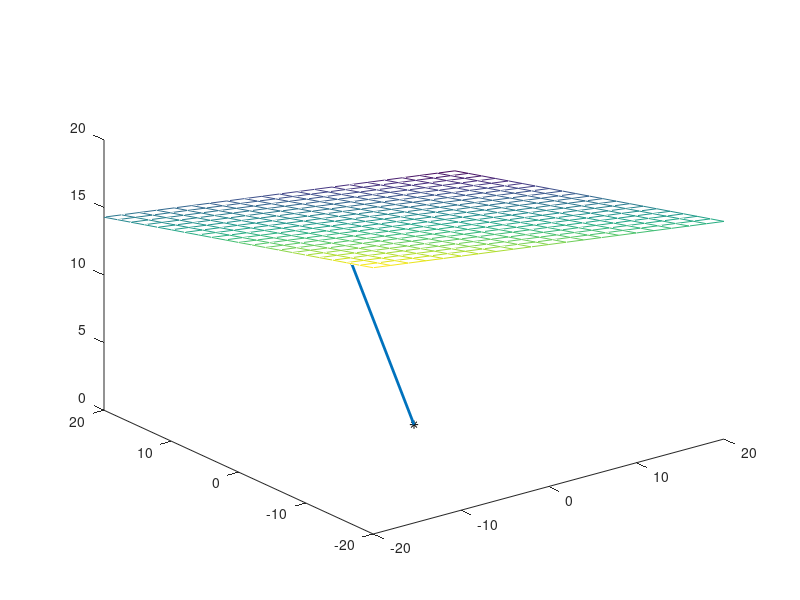

Recreate this plot in MATLAB. (Note: this script raises an error after producing the figure.)

addpath(genpath('../'))


clear all;close all;clc;

mu = 1.5 ; % refractive index of medium

fprintf('Testing Forward Projection for Case 1: Air-Medium\n')

fprintf('Case 1: Air-Medium. Refractive index of medium = %f\n',mu);

COP = [0;0;0];  % Camera coordinate system is origin

% generate a flat refractive layer at distance d0
d0 = 15;

% generate random normal of the flat refractive layer
n = [randn(1)*0.3 ; randn(1)*0.3 ; -1 + randn(1)*0.3];
n = n/sqrt(n'*n);
if(n(3)>=0)
    n = -n;
end

% display
figure;plot3(COP(1),COP(2),COP(3),'k-*');hold on;
[xx,yy] = meshgrid(-20:2:20,-20:2:20);
zz = (-d0 - n(1)*xx - n(2)*yy)/n(3);
mesh(xx,yy,zz);hold on

% Now we generate image points and find the final refracted ray working
% from the camera.
Ntrial = 100;
fprintf('Testing %d feature points\n',Ntrial);

deltad = 5;

for trial = 1:Ntrial
    % generate random image feature point in normalized coordinate system
    x2D = rand(2,1) - 0.5;

    rayD = [x2D ; 1];

    %find intersection of this ray with the flat refracting plane
    lamda = -d0/(n'*rayD);

    % lamda should be > 0 so that 3D point is in front
    while(lamda < 0)
        x2D = rand(2,1) - 0.5;
        rayD = [x2D ; 1];
        %find intersection of this ray with the flat plane
        % lamda*vi should lie on the plane
        lamda = -d0/(n'*rayD);
    end

    q = lamda*rayD; % q lies on flat refracting plane


    line([COP(1) ; q(1)], [COP(2) ; q(2)],[COP(3) ; q(3)] ,'LineWidth', 2 );hold on;



    % find refracted ray
    [v2,~,~] = RefractedRay(q,n,1,mu);


    %find a 3D point on this ray at some random distance
%     fac = abs(20);% + 10*rand(1), first use planar points
    fac = abs((d0+deltad-(n'*q))/(n'*v2)*norm(v2));

    p = q + fac*v2/norm(v2);


    plot3(p(1),p(2),p(3),'g-s');hold on;
    line([p(1) ; q(1)], [p(2) ; q(2)],[p(3) ; q(3)] ,'LineWidth', 2 );


    % now we solve the forward projection equation to find the image
    % projection of this 3D point
    M = SolveForwardProjectionCase1(d0,n,mu,p);

    imageProj = [M(1)/M(3); M(2)/M(3)];

    % the image projection should match the original feature point
    ee(trial,1) = sum(abs(imageProj - x2D));

    xy(:,trial) = x2D + randn(2,1)*1e-3;
    XYZ(:,trial) = p;
end
figure;plot(ee);title('error between ground truth and computed projection using AFP');
fprintf('mean error between ground truth feature point and computed projection using AFP = %f\n',mean(ee));

Rgt = eye(3);
Tgt = zeros(3,1);

rotaxis = cross(n,[0,0,1]');rotaxis = rotaxis./norm(rotaxis);
rotangle = acos(dot(n,[0,0,1]'));
if abs(rotangle) > 1e-6
    Rgt = expSO3(rotangle.*rotaxis)';
    XYZnew = Rgt' * XYZ;
    Tgt = -Rgt*[0;0;-mean(XYZnew(3,:))];
    XYZ = XYZnew+[0;0;-mean(XYZnew(3,:))];
end
w = Rot2RPY(Rgt);


disp('=======================')

% trials for RANSAC in 8 point algorithm
RANSAC_trials = 200

KK = eye(3);
CameraRays = [xy;ones(1,size(xy,2))];
Pall = XYZ;

N = size(Pall,2)

figure;
set(gcf,'Color',[1 1 1]);
set(gca,'FontSize',16);
set(gca,'FontName','Arial');
plot3(Pall(1,:),Pall(2,:),Pall(3,:),'r*');
title('3D Points in Object Coordinate System');
grid on

ray2D = inv(KK)*CameraRays;

disp('=================================')
disp('=================================')
fprintf('Now running 8 pt algorithm for planar grid\n');
disp('==========8 pt =======================')
solVec = AxisEstimationPlanarSceneOneLayerCase1(ray2D,Pall,mu);
ne8pt = solVec(1:3);
tau8pt = solVec(4);
R8pt = RPY2Rot(solVec(5:7));
t8pt = solVec(8:10);
w8pt = solVec(5:7);
disp('======8 pt ==========')
fprintf('rotation [degrees]: true = [%f,%f,%f], estimated = [%f,%f,%f]\n',w(1),w(2),w(3),w8pt(1),w8pt(2),w8pt(3));
fprintf('translation [m]: true = [%f,%f,%f], estimated = [%f,%f,%f]\n',Tgt(1),Tgt(2),Tgt(3),t8pt(1),t8pt(2),t8pt(3));
fprintf('distance of plane in m: ground truth = %f, estimated = %f\n',d0,tau8pt);

Reproj8pt = ReprojectionErrorOneLayersCase1(ne8pt,w8pt,t8pt,tau8pt,CameraRays,Pall,KK,mu);
fprintf('After 8 pt algo: Reprojection Error = %f pixels\n',Reproj8pt);


disp('===============================')
disp('===============================')
disp('===============================')
fprintf('We got the initial estimates. Now minimizing re-projection error using analytical forward projection equations');
%non-linear optimization
x0 = [ne8pt(1:2)/abs(ne8pt(3)) ; w8pt ; t8pt ; tau8pt ; ];
options = optimset('Display','iter','TolFun',1e-6,'TolX',1e-6,'MaxIter',5000,'MaxFunEvals',10000);
x = lsqnonlin(@CostFuncOneLayersCase1,x0,[],[],options,CameraRays,Pall,KK,mu);
ne8pt_1 = [x(1:2) ; -1];
ne8pt_1 = ne8pt_1/norm(ne8pt_1);
w8pt_1 = x(3:5);
t8pt_1 = x(6:8);
tau8pt_1 = x(9);



disp('======After Non-Linear refinement==========')
fprintf('rotation [degrees]: true = [%f,%f,%f], estimated = [%f,%f,%f]\n',w(1),w(2),w(3),x(3),x(4),x(5));
fprintf('translation [m]: true = [%f,%f,%f], estimated = [%f,%f,%f]\n',Tgt(1),Tgt(2),Tgt(3),x(6),x(7),x(8));
fprintf('distance of plane in m: ground truth = %f, estimated = %f\n',d0,x(9));
Reproj8ptBA = ReprojectionErrorOneLayersCase1(ne8pt_1,w8pt_1,t8pt_1,tau8pt_1,CameraRays,Pall,KK,mu);
fprintf('Final reprojection error = %f pixels\n',Reproj8ptBA);


disp('===============================')
disp('===============================')
disp('===============================')
fprintf('We got the initial estimates. Now minimizing re-projection error using analytical backward projection equations');

refra_n1 = 1;
refra_n2 = mu;
R1 = RPY2Rot(solVec(5:7));
t1 = -R1'*solVec(8:10);
views = 1;

% covert normal to Rpre
n1t = R1'*ne8pt;n1t = n1t./norm(n1t);
d = abs(dot(n1t,t1)) - tau8pt;

% covert normal to Rpre
% n1t = R1'*ne8pt;n1t = n1t./norm(n1t);
if n1t(3)<0, n1t = n1t*-1;end
rotaxis = cross(n1t,[0;0;1]);
rotaxis = rotaxis ./ norm(rotaxis);
theta = acos(dot(n1t,[0;0;1]));
if abs(theta) < 1e-6
    Rpre = eye(3);
else
    Rpre = expSO3(theta*rotaxis);
end
assert(abs(dot(Rpre*n1t,[0;0;1])-1)<1e-6);

[nopt,dopt,R,t] = solveJointOptimization({XYZ},{xy}, KK, refra_n1, refra_n2, Rpre, d, {R1}, {t1},views);

x(3:5) = Rot2RPY(R);
x(6:8) = t;
tmp = -R'*t;
% x(9) = tmp(3) - dopt;
x(9) = abs(dot(nopt,tmp)) - dopt;
ne8pt_2 = R*nopt;
w8pt_2 = x(3:5);
t8pt_2 = x(6:8);
tau8pt_2 = x(9);

disp('======After Non-Linear refinement==========')
fprintf('rotation [degrees]: true = [%f,%f,%f], estimated = [%f,%f,%f]\n',w(1),w(2),w(3),x(3),x(4),x(5));
fprintf('translation [m]: true = [%f,%f,%f], estimated = [%f,%f,%f]\n',Tgt(1),Tgt(2),Tgt(3),x(6),x(7),x(8));
fprintf('distance of plane in m: ground truth = %f, estimated = %f\n',d0,x(9));
Reproj8ptBA = ReprojectionErrorOneLayersCase1(ne8pt_2,w8pt_2,t8pt_2,tau8pt_2,CameraRays,Pall,KK,mu);
fprintf('Final reprojection error = %f pixels\n',Reproj8ptBA);


function [n,d,R,t] = solveJointOptimization(Q,q,K,ior1,ior2,Rpre,d,R0,t0,id)
% this n is norm of the refractive plane in camera coordinate system
% d is the perpendicular distance between the refractive plane to the
% camera center.

    %% here starts joint optimization
    views = length(Q);
    views = min(views,id);
    rvec=cell(views,1);
    tvec=cell(views,1);
    norm_ray_u = cell(views,1);
    R = cell(views,1);
    t = cell(views,1);
    lambda = ior1 / ior2;

    for i = 1:views
        % get initial pose
%         [rvec{i},tvec{i}] = cv.solvePnP(Q{i}',q{i}',K,'Method','Iterative');
        R{i} = R0{i};
        t{i} = t0{i};% t in world coordinate
        if size(q{i},1) == 2
            % get homogeneous coordinates
            q{i} = [q{i};ones(1,size(q{i},2))];
        end
        % step-1, ray in camera
        ray_u = inv(K)*q{i};
        norm_ray_u{i} = ray_u ./ sqrt(ray_u(1,:).^2+ray_u(2,:).^2+ray_u(3,:).^2);
    end
    %%%%%%%%%%% above data will not change during optimization %%%%%%%%%%%%

    len = views*6+3+1;
    x0 = zeros(len,1);
    for i = 1:views
        x0(i*6-5:i*6) = [logSO3(R{i});t{i}];
    end
    x0(len-3:end) = [logSO3(Rpre);d];

    [x,~] = solver_gn(x0,Q,norm_ray_u,lambda,views);

    Ropt = cell(views,1);
    topt = cell(views,1);
    for i = 1:views
        Ropt{i} = expSO3(x(i*6-5:i*6-3));
        topt{i} = x(i*6-2:i*6);
    end

    R = Ropt{1};
    t = -R*topt{i};

    Rpre = expSO3(x(end-3:end-1));
    d = x(end);
    % refractive points in camera coordinate system, n = [0 0 1]
    nideal = [0,0,1]';
    n = Rpre'*nideal;
end

function [costs, A, b] = func(x,Q,norm_ray_u,lambda,views)
    Rw = cell(views,1);
    tw = cell(views,1);
    for i = 1:views
        Rw{i} = expSO3(x(i*6-5:i*6-3));
        tw{i} = x(i*6-2:i*6);
    end
    Rpre = expSO3(x(end-3:end-1));
    d = x(end);

    costs = 0;
    A = zeros(length(x),length(x));
    b = zeros(length(x),1);
    for i = 1:views
        ray_w = Rw{i}'*norm_ray_u{i};% 3xn
        q = Rpre * ray_w;%3xn
        t = Rpre * tw{i};%3x1
        % refractive point in world
        Q1 = [q(3,:).*t + (-t(3)+d)*q;q(3,:)];
        R1 = [q(1:2,:).*lambda;-sqrt(1-lambda^2+lambda^2.*q(3,:).^2);zeros(1,size(q,2))];
        % to plucker
        lparams = zeros(6,size(Q1,2));
        for j = 1:size(Q1,2)
            lparams(:,j) = plucker_line(Q1(:,j),R1(:,j));
        end

        P0 = Q{i};
        P = Rpre * P0;
        QcL123 = -cross(P, lparams(1:3,:));

        % single view cost and grad
        cost = 0;
        A0 = zeros(10,10);
        b0 = zeros(10,1);
        for j = 1:size(Q1,2)
            u = QcL123(:,j) + lparams(4:6,j);
            cost = cost + u'*u;

            if nargout > 1
                % derivative using chian rule
                dudp = skewm(lparams(1:3,j));
                dpdRpre = -Rpre*skewm(P0(:,j));
                Ap = dudp * [zeros(3,3) zeros(3,3) dpdRpre zeros(3,1)];


                dudl123 = -skewm(P(:,j));
                AQ = [0 0 0 R1(1,j);0 0 0 R1(2,j);0 0 0 R1(3,j)];
                Aq = [-t(3)+d 0 t(1);0 -t(3)+d t(2);0 0 d;0 0 1];
                dqdR = Rpre * skewm(ray_w(:,j));
                dqdRpre = -Rpre * skewm(ray_w(:,j));
                dQdt = [q(3,j) 0 -q(1,j);0 q(3,j) -q(2,j);0 0 0;0 0 0];
                dQdd = [q(1,j);q(2,j);q(3,j);0];

                AR = [q(3,j) 0 0 0;0 q(3,j) 0 0;0 0 q(3,j) 0];
                ARq = [lambda 0 0;0 lambda 0;0 0 -lambda^2/R1(3,j)*q(3,j);0 0 0];
                Al1 = dudl123 * ([AQ*Aq*dqdR AQ*dQdt AQ*Aq*dqdRpre AQ*dQdd] + ...
                                 [AR*ARq*dqdR zeros(3,3) AR*ARq*dqdRpre zeros(3,1)]);

                aa = Q1(1:3,j); bb = R1(1:3,j);
                dl456dQ = [-skewm(bb) zeros(3,1)];
                dl456dR = [skewm(aa) zeros(3,1)];


                Al2 = dl456dQ * [Aq*dqdR dQdt Aq*dqdRpre dQdd] + [dl456dR*ARq*dqdR zeros(3,3) dl456dR*ARq*dqdRpre zeros(3,1)];

                % combine
                Atmp = Ap + Al1 + Al2;
                A0 = A0 + Atmp'*Atmp;
                b0 = b0 + Atmp'*u;
            end
        end
        costs = costs + cost;
        A(i*6-5:i*6,i*6-5:i*6) = A(i*6-5:i*6,i*6-5:i*6) + A0(1:6,1:6);
        A(i*6-5:i*6,end-3:end) = A(i*6-5:i*6,end-3:end) + A0(1:6,7:10);
        A(end-3:end,i*6-5:i*6) = A(end-3:end,i*6-5:i*6) + A0(7:10,1:6);
        A(end-3:end,end-3:end) = A(end-3:end,end-3:end) + A0(7:10,7:10);
        b(i*6-5:i*6) = b(i*6-5:i*6) + b0(1:6);
        b(end-3:end) = b(end-3:end) + b0(7:10);
    end
end

function [x,finalcost] = solver_gn(x,Q,norm_ray_u,lambda,views)
    [oldcost, A, b] = func(x,Q,norm_ray_u,lambda,views);

    maxiter = 1000;
    exitcnt = 0;
    for iter = 1:maxiter
        % call cost
        % compute gradient
        disp(['iter', num2str(iter), ', cost: ', num2str(oldcost)]);
        xi = -(A)\(b);

        newx = x;
        for i = 1:views
            newx(i*6-5:i*6-3) = logSO3(expSO3(x(i*6-5:i*6-3))*expSO3(xi(i*6-5:i*6-3)));
            newx(i*6-2:i*6) = x(i*6-2:i*6) + xi(i*6-2:i*6);
        end
        newx(end-3:end-1) = logSO3(expSO3(x(end-3:end-1))*expSO3(xi(end-3:end-1)));
        newx(end) = newx(end) + xi(end);

        [newcost, newA, newb] = func(newx,Q,norm_ray_u,lambda,views);
        if abs(newcost - oldcost) < 1e-10
            break;
        end
        if newcost < oldcost
            oldcost = newcost;
            x = newx;
            A = newA;
            b = newb;
            exitcnt = 0;
        else
%             oldcost = newcost;
            x = newx;
            A = newA;
            b = newb;
            exitcnt = exitcnt + 1;
            if exitcnt > 10
                break;
            end
        end
    end

    if nargout > 1
        finalcost=oldcost;
    end
end





